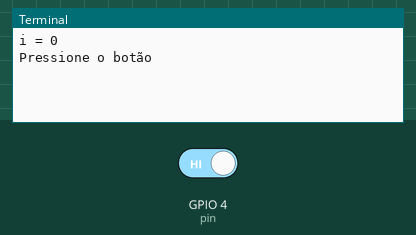
This program was run on a simulated Raspberry Pi (BCM pin numbers). Parts: the last lines printed to the terminal. The inputs (shaded band) are chosen by the test bench; at power-on: GPIO 4 (pin) HIGH.

Above: at 5.0 s.
5.1 s: GPIO 4 (pin) driven LOW
At 5.9 s:
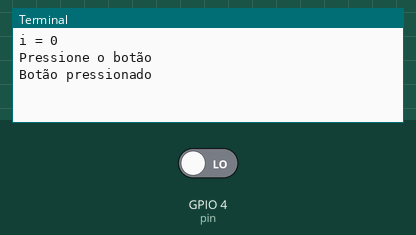
6.6 s: GPIO 4 (pin) driven HIGH
At 7.0 s:
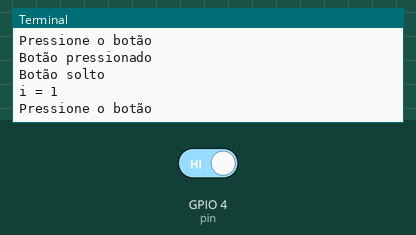

The program:

Ex5.py
```python
import RPi.GPIO as gpio

i = 0
pin = 4
gpio.setmode(gpio.BCM)
gpio.setup(pin, gpio.IN)
while i<15:
	print("i = %d" % i)
	print("Pressione o botão")
	while gpio.input(pin) > 0:
		pass
	print("Botão pressionado")
	while gpio.input(pin) == 0:
		pass
	print("Botão solto")
	i += 1
gpio.cleanup()
```

Measured:
- after the input at 5.1 s, the terminal: prints a new line at once (image 1)
- after the input at 6.6 s, the terminal: prints a new line at once (image 2)
